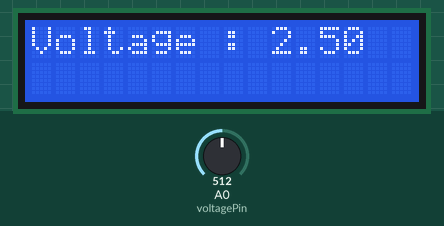
Recording of a sketch running on a simulated Arduino Uno, built with avr-gcc and run on an emulated ATmega328P. On the bench: 16×2 character LCD. The inputs (shaded band) are chosen by the test bench; at power-on: A0 (voltagePin) = 512. What the sketch prints to the serial monitor is not drawn.

Above: at 1.2 s.
1.3 s: A0 (voltagePin) set to 716
At 2.7 s:
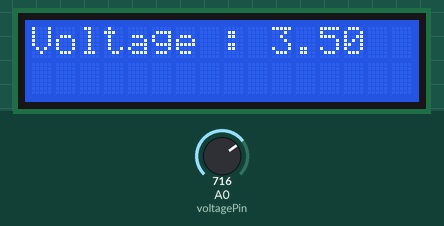
3.0 s: A0 (voltagePin) set to 900
At 4.3 s:
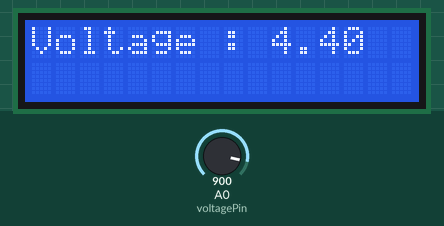
4.6 s: A0 (voltagePin) set to 1023
At 6.0 s:
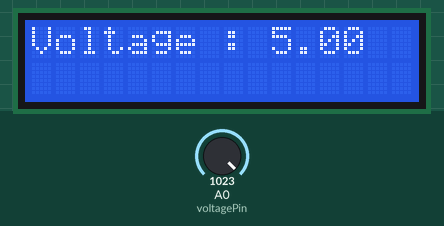
Timing chart, 0 to 7.6 s (numbered marks = the images above; inputs shaded):
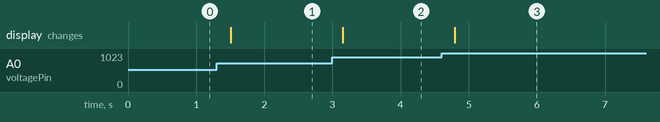

The sketch:

VoltageControlWithDisplay.ino
```cpp
#include <LiquidCrystal.h>

LiquidCrystal lcd(12,11,5,4,3,2);

float value;
int voltagePin = A0;

byte volt[8]{
  B01110,
  B01010,
  B01110,
  B00000,
  B00000,B00000,B00000
};

void setup() {
  // put your setup code here, to run once:

  Serial.begin(9600);
  lcd.begin(16,2);
  analogReference(INTERNAL);
  lcd.createChar(0,volt);
}

void loop() {
  // put your main code here, to run repeatedly:


  value = analogRead(voltagePin);
  Serial.print("Analog deger : ");
  Serial.print(value);
  Serial.print("---->");
  float gerilim = value*(5.0/1023.0);

  lcd.home();
  lcd.print("Voltage : ");
  lcd.print(gerilim);
  lcd.print("");


  Serial.print("gerilim ");
  Serial.print(gerilim);
  Serial.print("V");
  Serial.print("\n");
  delay(200);

}
```

Measured:
- after the input at 1.3 s, the display: changes after 0.21 s (image 1)
- after the input at 3.0 s, the display: changes after 0.15 s (image 2)
- after the input at 4.6 s, the display: changes after 0.19 s (image 3)
